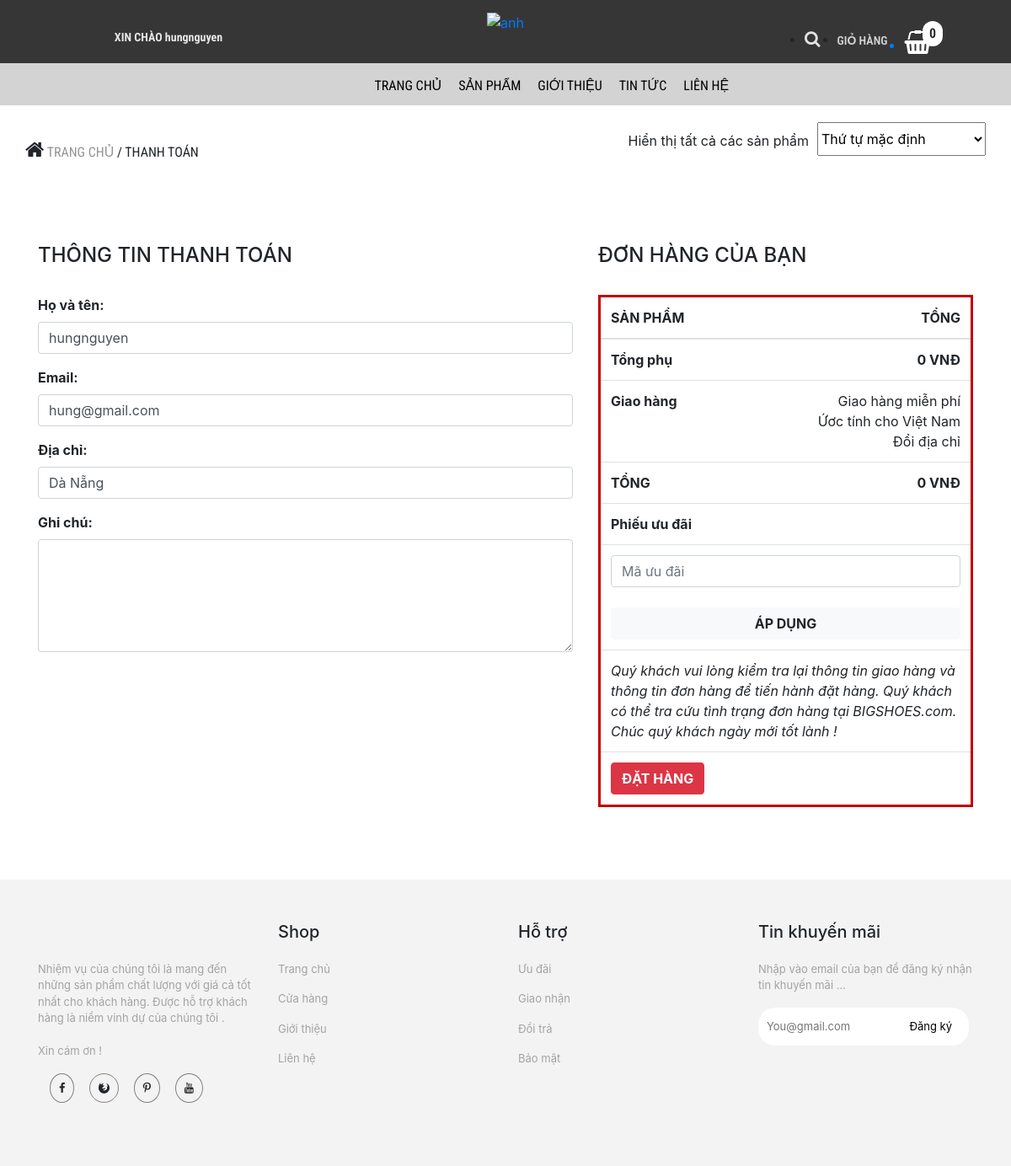
Page /trang-chinh/thanh-toan-gio-hang.php (signed in) on the committed database.
### tables this page shows
CREATE TABLE `khach_hang` (
  `ma_kh` varchar(50) NOT NULL,
  `ho_ten` varchar(50) NOT NULL,
  `mat_khau` varchar(50) NOT NULL,
  `email` varchar(50) NOT NULL,
  `dia_chi` varchar(50) NOT NULL,
  `vai_tro` int(11) NOT NULL DEFAULT 0
);

### admin/dao/pdo.php (called while the page is built, shortened)
<?php
    function pdo_get_connection(){
        $pdo = new PDO("mysql:host=localhost;dbname=bigshoes",'root','');
        $pdo->setAttribute(PDO::ATTR_ERRMODE, PDO::ERRMODE_EXCEPTION);
        return $pdo;
    }
    function pdo_query_one($sql){
        $sql_args = array_slice(func_get_args(),1);
        try{
            $conn = pdo_get_connection();
            $stmt = $conn ->prepare($sql);
            $stmt -> execute($sql_args);
            $row = $stmt -> fetch();
            return $row;
        }catch(PDOException $e){
            throw $e;
        }finally{
            unset($conn);
        }
    }
    ?>

### admin/dao/khach-hang.php (called while the page is built, shortened)
<?php
    require_once ('pdo.php');
    function khach_hang_select_by_id($ma_kh){
        $sql = "SELECT * FROM khach_hang WHERE ma_kh=?";
        return pdo_query_one($sql,$ma_kh);
    }
?>

### trang-chinh/thanh-toan-gio-hang.php (the view, shortened to what this page needs)
<!DOCTYPE html>
<html lang="en">
<head>
    <link rel="stylesheet" href="https://maxcdn.bootstrapcdn.com/bootstrap/4.0.0/css/bootstrap.min.css">
    <link rel="stylesheet" href="../../bigshoes/css/chi-tiet-sp/products.css">
    <link rel="stylesheet" href="../../bigshoes/css/chi-tiet-sp/plugin/css/owl.carousel.min.css">
    <link rel="stylesheet" href="../../bigshoes/css/chi-tiet-sp/plugin/css/owl.theme.default.min.css">
    <link rel="stylesheet" href="https://cdnjs.cloudflare.com/ajax/libs/font-awesome/4.7.0/css/font-awesome.min.css">
    <link rel="stylesheet" href="https://maxcdn.bootstrapcdn.com/bootstrap/4.5.2/css/bootstrap.min.css">
</head>
<body>
    <div class="container-fluid">
        <div class="row">
            <div class="col-md-4" style="background-color: rgb(54, 54, 54);text-align: center">
                <div class="login">
                  <?php
                    if(!isset($_SESSION['user'])){
                  ?>
                  <a href="../../bigshoes/tai-khoan/dang-nhap.php"><p><strong>ĐĂNG NHẬP / ĐĂNG KÍ</strong></p></a>
                    <?php }else{ ?>
                        <a href="../../bigshoes/tai-khoan/thong-tin-tk.php"><p><strong>XIN CHÀO <?=$_SESSION['user']['ho_ten']?></strong></p></a>
                  <?php } ?>
                </div>
            </div>
            <div class="col-md-4" style="background-color: rgb(54, 54, 54);text-align: center">
                <div class="logo">
                <a href="index.php"><img src="../../bigshoes/css/danh-sach-sp/img/y.png" alt="anh"></a>
                </div>
            </div>
            <div class="col-md-4" style="background-color: rgb(54, 54, 54);text-align: center">
                <div class="giohang" style = "position: reletive;">
                    <?php
                            $sll = 0;
                        ?>
                    <span style = "position: absolute;padding:3px 8px;background-color:#fff;border-radius:50px;left:295px;top:25px;" ><?=$sll?></span>
                <ul>
                        <li><i class="fa fa-search" style="font-size:20px;color:rgb(226, 226, 226)"></i></li>
                        <li><p style="color: rgb(212, 212, 212);font-size: 14px;">GIỎ HÀNG</p></li>
                       <a href="danh-sach-gio-hang.php"><li><i class="fa fa-shopping-basket" style="font-size:28px;color:rgb(255, 255, 255)"></i></li></a>
                    </ul>
                </div>
            </div>
        </div>
    </div>
    <div class="container-fluid">
        <div class="row">
            <div class="col-md-12" style="background-color: rgb(211, 211, 211);">
                <div class="nav">
                    <ul>
                        <li><a href="danh-sach-sp.php">TRANG CHỦ</a></li>
                        <li><a href="danh-sach-sp.php">SẢN PHẨM</a></li>
                            <li><a href="gioi-thieu.php">GIỚI THIỆU</a></li>
                            <li><a href="tin-tuc.php">TIN TỨC</a></li>
                            <li><a href="lien-he.php">LIÊN HỆ</a></li>
                    </ul>
                </div>
            </div>
        </div>
    </div>
    <div class="container" style="margin-top: 20px;">
        <div class="row">
            <div class="col-md-7" style="
    padding-left: 0px;
">
                <div class="chuyen">
                    <p><i class="fa fa-home" style="font-size:24px"></i> <span>TRANG CHỦ </span> / THANH TOÁN</p>
                </div>
            </div>
            <div class="col-md-5" style="padding-right: 0px;">
                <div class="thutu">
                    <ul>
                        <li>
                            <p style="margin-top: 10px;">Hiển thị tất cả các sản phẩm</p>
                        </li>
                        <li>
                            <select>
                               <option>Thứ tự mặc định</option>
                           </select>
                        </li>
                    </ul>
                </div>
            </div>
        </div>
    </div>
    <?php
        require_once ('../../bigshoes/admin/dao/khach-hang.php');
        extract($_REQUEST);
        $ma_kh = $_SESSION['user']['ma_kh'];
        $item = khach_hang_select_by_id($ma_kh);
        extract($item);
    ?>
    <div class="container" style="margin-top: 80px;">
        <div class="row">
        <div class="col-sm-7">
        <form action="" method="post">
        <h4>THÔNG TIN THANH TOÁN</h4>
        <br>
        <table class="table table-borderless" border = "0">
            <tr>
                <div class="form-group">
                <label for=""> <b>Họ và tên:</b> </label>
                <input type="text" class="form-control" id="" name="ho_ten" value="<?=$ho_ten?>">
                </div>
            </tr>
            <tr>
                <div class="form-group">
                <label for=""><b>Email:</b></label>
                <input type="text" class="form-control" id="" name="email" value = "<?=$email?>">
                </div>
            </tr>
            <tr>
                <div class="form-group">
                <label for=""><b>Địa chỉ:</b></label>
                <input type="text" class="form-control" id="" name="dia_chi" value = "<?=$dia_chi?>">
                </div>
            </tr>
            <tr>
                <div class="form-group">
                <label for=""><b>Ghi chú:</b></label>
                <textarea class="form-control" rows="5" id="" name = "ghi_chu"></textarea>
                </div>
            </tr>
        </table>
        </div>
            <div class="col-sm-5">
            <h4>ĐƠN HÀNG CỦA BẠN</h4>
            <br>
            <table class="table" style = "border:3px solid #c30005;">
            <thead>
                <tr>
                    <th>SẢN PHẨM</th>
                    <th  style = "text-align:right;">TỔNG</th>
                </tr>
                </thead>
                <tbody>
                <?php
                $total = $i = 0;
                ?>
                <tr>
                    <td><b>Tổng phụ</b></td>
                    <td style = "text-align:right;"><b><?=number_format($total)?> VNĐ</b></td>
                </tr>
                <tr>
                    <td><b>Giao hàng</b></td>
                    <td style = "text-align:right;">Giao hàng miễn phí <br>
                    Ứơc tính cho Việt Nam <br>
                    Đổi địa chỉ</td>
                </tr>
                <tr>
                    <td><b>TỔNG</b></td>
                    <td style = "text-align:right;"><b><?=number_format($total)?> VNĐ</b></td>
                </tr>
                <tr>
                    <td colspan = "2"><b>Phiếu ưu đãi</b></td>
                </tr>
                <tr>
                    <td colspan = "2">
                    <input type="text" class="form-control" placeholder="Mã ưu đãi"><br>
                    <button class = "btn btn-light" style = "width:100%;"><b>ÁP DỤNG</b></button>
                    </td>
                </tr>
                <tr>
                    <td colspan="2"><i>Quý khách vui lòng kiểm tra lại thông tin giao hàng và thông tin đơn hàng để tiến hành đặt hàng. Quý khách có thể tra cứu tình trạng đơn hàng tại BIGSHOES.com. Chúc quý khách ngày mới tốt lành !</i></td>
                </tr>
                <tr>
                        <td><button type="submit" name="dathang" class="btn btn-danger"><b>ĐẶT HÀNG</b></button></td>
                        <td></td>
                </tr>
                </tbody>
            </table>
            </div>
        </div>
        </div>
    <div class="container-fluid now2" style="margin-top: 70px;">
        <div class="row">
            <div class="container" style="margin-top: 50px;">
                <div class="row">
                    <div class="col-md-3">
                        <div class="fo">
                        </div>
                    </div>
                    <div class="col-md-3">
                        <div class="fo">
                            <h5>Shop</h5>
                        </div>
                    </div>
                    <div class="col-md-3">
                        <h5>Hỗ trợ</h5>
                    </div>
                    <div class="col-md-3">
                        <h5>Tin khuyến mãi</h5>
                    </div>
                </div>
                <div class="row" style="margin-top: 0px;">
                    <div class="col-md-3">
                        <div class="fo">
                            <ul>
                                <li>
                                    <p>
                                    Nhiệm vụ của chúng tôi là mang đến những sản phẩm chất lượng với giá cả tốt nhất cho khách hàng. Được hỗ trợ khách hàng là niềm vinh dự của chúng tôi . <br><br>
                                    Xin cám ơn !
                                </p>
                                </li>
                                <li><i class="fa fa-facebook "></i>
                                    <i class="fa fa-firefox"></i>
                                    <i class="fa fa-pinterest-p"></i>
                                    <i class="fa fa-youtube"></i>
                                </li>
                            </ul>
                        </div>
                    </div>
                    <div class="col-md-3">
                        <div class="fo">
                            <ul>
                                <li>
                                    <p>Trang chủ</p>
                                </li>
                                <li>
                                    <p>Cửa hàng</p>
                                </li>
                                <li>
                                    <p>Giới thiệu</p>
                                </li>
                                <li>
                                    <p>Liên hệ</p>
                                </li>
                            </ul>
                        </div>
                    </div>
                    <div class="col-md-3">
                        <div class="fo">
                            <ul>
                                <li>
                                    <p>Ưu đãi</p>
                                </li>
                                <li>
                                    <p>Giao nhận</p>
                                </li>
                                <li>
                                    <p>Đổi trả</p>
                                </li>
                                <li>
                                    <p>Bảo mật</p>
                                </li>
                            </ul>
                        </div>
                    </div>
                    <div class="col-md-3">
                        <div class="fo">
                            <ul>
                                <li>
                                    <p>Nhập vào email của bạn để đăng ký nhận tin khuyến mãi ...</p>
                                </li>
                                <li>
                                    <input type="text" placeholder="You@gmail.com">
                                    <a href="#">Đăng ký</a>
                                </li>
                            </ul>
                        </div>
                    </div>
                </div>
            </div>
        </div>
    </div>
</body>
</html>

### css/chi-tiet-sp/products.css (style rules this page uses)
* { margin: 0px; padding: 0px; box-sizing: border-box; }
.login p { margin-top: 34px; color: rgb(230, 230, 230); font-size: 14px; font-family: "Roboto Condensed", sans-serif; }
.logo { padding: 13px; }
.logo img { width: 61px; }
.nav { position: relative; width: 100%; height: 50px; background-color: rgb(211, 211, 211); font-family: "Roboto Condensed", sans-serif; }
.nav ul { position: absolute; top: 0; left: 35%; }
.nav ul li { float: left; list-style: none; margin-left: 20px; font-family: "Roboto Condensed", sans-serif; font-size: 16px; margin-top: 15px; }
.nav ul li a { text-decoration: none; color: black; }
.giohang { font-weight: 600; margin-left: 120px; font-family: "Roboto Condensed", sans-serif; }
.giohang ul li { float: left; margin-left: 20px; margin-top: 20px; }
.chuyen { font-family: "Roboto Condensed", sans-serif; margin-top: 20px; }
.chuyen span { color: rgb(150, 148, 148); }
.thutu { float: right; }
.thutu ul li { float: left; list-style: none; margin-left: 10px; }
.thutu ul li select { width: 200px; height: 40px; }
.fo ul li { margin-top: 15px; list-style: none; font-size: 13px; }
.fo ul li i { margin-left: 14px; border: solid 1px gray; padding: 10px; border-radius: 100%; }
.fo ul li p { color: rgb(163, 163, 163); }
.fo ul li input { padding: 13px 10px; width: 250px; border: none; border-radius: 20px; }
.fo ul li a { position: absolute; top: 83px; right: 40px; color: black; }
.now2 { width: 100%; height: 340px; background-color: rgb(243, 243, 243); position: relative; }

### rows in the picture
khach_hang: ho_ten "hungnguyen", email "hung@gmail.com", dia_chi "Dà Nẵng"

### other values in the picture
$_SESSION['user']['ho_ten'] "hungnguyen"
$sll "0"
$total "0"
